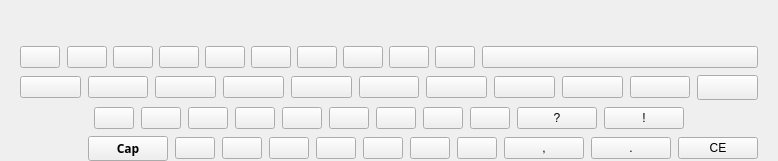
<?xml version="1.0" encoding="UTF-8"?>
<ui version="4.0">
 <class>PfasCharacterKeyboard</class>
 <widget class="QWidget" name="PfasCharacterKeyboard">
  <property name="geometry">
   <rect>
    <x>0</x>
    <y>0</y>
    <width>778</width>
    <height>161</height>
   </rect>
  </property>
  <property name="windowTitle">
   <string/>
  </property>
  <property name="styleSheet">
   <string notr="true"/>
  </property>
  <layout class="QVBoxLayout" name="totalLayout">
   <property name="spacing">
    <number>0</number>
   </property>
   <property name="leftMargin">
    <number>0</number>
   </property>
   <property name="topMargin">
    <number>0</number>
   </property>
   <property name="rightMargin">
    <number>0</number>
   </property>
   <property name="bottomMargin">
    <number>0</number>
   </property>
   <item>
    <spacer name="topSpacer">
     <property name="orientation">
      <enum>Qt::Vertical</enum>
     </property>
     <property name="sizeHint" stdset="0">
      <size>
       <width>20</width>
       <height>318</height>
      </size>
     </property>
    </spacer>
   </item>
   <item>
    <widget class="QWidget" name="backgroundWidget" native="true">
     <layout class="QVBoxLayout" name="verticalLayout">
      <property name="spacing">
       <number>7</number>
      </property>
      <property name="leftMargin">
       <number>20</number>
      </property>
      <property name="topMargin">
       <number>20</number>
      </property>
      <property name="rightMargin">
       <number>20</number>
      </property>
      <property name="bottomMargin">
       <number>0</number>
      </property>
      <item>
       <layout class="QHBoxLayout" name="chineseLayout">
        <item>
         <widget class="PfasButton" name="btnPageUp">
          <property name="enabled">
           <bool>true</bool>
          </property>
          <property name="sizePolicy">
           <sizepolicy hsizetype="Fixed" vsizetype="Fixed">
            <horstretch>0</horstretch>
            <verstretch>0</verstretch>
           </sizepolicy>
          </property>
          <property name="minimumSize">
           <size>
            <width>0</width>
            <height>0</height>
           </size>
          </property>
          <property name="maximumSize">
           <size>
            <width>16777215</width>
            <height>16777215</height>
           </size>
          </property>
          <property name="focusPolicy">
           <enum>Qt::NoFocus</enum>
          </property>
          <property name="styleSheet">
           <string notr="true"/>
          </property>
          <property name="text">
           <string/>
          </property>
         </widget>
        </item>
        <item>
         <widget class="QWidget" name="previewWidget" native="true">
          <layout class="QHBoxLayout" name="horizontalLayout_6">
           <property name="leftMargin">
            <number>0</number>
           </property>
           <property name="topMargin">
            <number>0</number>
           </property>
           <property name="rightMargin">
            <number>0</number>
           </property>
           <property name="bottomMargin">
            <number>0</number>
           </property>
           <item>
            <widget class="PfasButton" name="btnCh1">
             <property name="focusPolicy">
              <enum>Qt::NoFocus</enum>
             </property>
             <property name="text">
              <string/>
             </property>
            </widget>
           </item>
           <item>
            <widget class="PfasButton" name="btnCh2">
             <property name="focusPolicy">
              <enum>Qt::NoFocus</enum>
             </property>
             <property name="text">
              <string/>
             </property>
            </widget>
           </item>
           <item>
            <widget class="PfasButton" name="btnCh3">
             <property name="focusPolicy">
              <enum>Qt::NoFocus</enum>
             </property>
             <property name="text">
              <string/>
             </property>
            </widget>
           </item>
           <item>
            <widget class="PfasButton" name="btnCh4">
             <property name="focusPolicy">
              <enum>Qt::NoFocus</enum>
             </property>
             <property name="text">
              <string/>
             </property>
            </widget>
           </item>
           <item>
            <widget class="PfasButton" name="btnCh5">
             <property name="focusPolicy">
              <enum>Qt::NoFocus</enum>
             </property>
             <property name="text">
              <string/>
             </property>
            </widget>
           </item>
           <item>
            <widget class="PfasButton" name="btnCh6">
             <property name="focusPolicy">
              <enum>Qt::NoFocus</enum>
             </property>
             <property name="text">
              <string/>
             </property>
            </widget>
           </item>
           <item>
            <widget class="PfasButton" name="btnCh7">
             <property name="focusPolicy">
              <enum>Qt::NoFocus</enum>
             </property>
             <property name="text">
              <string/>
             </property>
            </widget>
           </item>
           <item>
            <widget class="PfasButton" name="btnCh8">
             <property name="focusPolicy">
              <enum>Qt::NoFocus</enum>
             </property>
             <property name="text">
              <string/>
             </property>
            </widget>
           </item>
           <item>
            <widget class="PfasButton" name="btnCh9">
             <property name="focusPolicy">
              <enum>Qt::NoFocus</enum>
             </property>
             <property name="text">
              <string/>
             </property>
            </widget>
           </item>
          </layout>
         </widget>
        </item>
        <item>
         <widget class="PfasButton" name="btnPageDown">
          <property name="focusPolicy">
           <enum>Qt::NoFocus</enum>
          </property>
          <property name="styleSheet">
           <string notr="true"/>
          </property>
          <property name="text">
           <string/>
          </property>
         </widget>
        </item>
       </layout>
      </item>
      <item>
       <layout class="QHBoxLayout" name="horizontalLayout1">
        <item>
         <widget class="PfasButton" name="btnQ">
          <property name="focusPolicy">
           <enum>Qt::NoFocus</enum>
          </property>
          <property name="text">
           <string/>
          </property>
         </widget>
        </item>
        <item>
         <widget class="PfasButton" name="btnW">
          <property name="focusPolicy">
           <enum>Qt::NoFocus</enum>
          </property>
          <property name="text">
           <string/>
          </property>
         </widget>
        </item>
        <item>
         <widget class="PfasButton" name="btnE">
          <property name="focusPolicy">
           <enum>Qt::NoFocus</enum>
          </property>
          <property name="text">
           <string/>
          </property>
         </widget>
        </item>
        <item>
         <widget class="PfasButton" name="btnR">
          <property name="focusPolicy">
           <enum>Qt::NoFocus</enum>
          </property>
          <property name="text">
           <string/>
          </property>
         </widget>
        </item>
        <item>
         <widget class="PfasButton" name="btnT">
          <property name="focusPolicy">
           <enum>Qt::NoFocus</enum>
          </property>
          <property name="text">
           <string/>
          </property>
         </widget>
        </item>
        <item>
         <widget class="PfasButton" name="btnY">
          <property name="focusPolicy">
           <enum>Qt::NoFocus</enum>
          </property>
          <property name="text">
           <string/>
          </property>
         </widget>
        </item>
        <item>
         <widget class="PfasButton" name="btnU">
          <property name="focusPolicy">
           <enum>Qt::NoFocus</enum>
          </property>
          <property name="text">
           <string/>
          </property>
         </widget>
        </item>
        <item>
         <widget class="PfasButton" name="btnI">
          <property name="focusPolicy">
           <enum>Qt::NoFocus</enum>
          </property>
          <property name="text">
           <string/>
          </property>
         </widget>
        </item>
        <item>
         <widget class="PfasButton" name="btnO">
          <property name="focusPolicy">
           <enum>Qt::NoFocus</enum>
          </property>
          <property name="text">
           <string/>
          </property>
         </widget>
        </item>
        <item>
         <widget class="PfasButton" name="btnP">
          <property name="focusPolicy">
           <enum>Qt::NoFocus</enum>
          </property>
          <property name="text">
           <string/>
          </property>
         </widget>
        </item>
        <item>
         <widget class="PfasButton" name="btnBack">
          <property name="font">
           <font>
            <family>思源黑体 Light</family>
            <weight>75</weight>
            <bold>true</bold>
           </font>
          </property>
          <property name="focusPolicy">
           <enum>Qt::NoFocus</enum>
          </property>
          <property name="styleSheet">
           <string notr="true"/>
          </property>
          <property name="text">
           <string/>
          </property>
         </widget>
        </item>
       </layout>
      </item>
      <item>
       <layout class="QHBoxLayout" name="horizontalLayout2">
        <item>
         <spacer name="middleLeftSpacer">
          <property name="orientation">
           <enum>Qt::Horizontal</enum>
          </property>
          <property name="sizeHint" stdset="0">
           <size>
            <width>40</width>
            <height>20</height>
           </size>
          </property>
         </spacer>
        </item>
        <item>
         <widget class="PfasButton" name="btnA">
          <property name="focusPolicy">
           <enum>Qt::NoFocus</enum>
          </property>
          <property name="text">
           <string/>
          </property>
         </widget>
        </item>
        <item>
         <widget class="PfasButton" name="btnS">
          <property name="focusPolicy">
           <enum>Qt::NoFocus</enum>
          </property>
          <property name="text">
           <string/>
          </property>
         </widget>
        </item>
        <item>
         <widget class="PfasButton" name="btnD">
          <property name="focusPolicy">
           <enum>Qt::NoFocus</enum>
          </property>
          <property name="text">
           <string/>
          </property>
         </widget>
        </item>
        <item>
         <widget class="PfasButton" name="btnF">
          <property name="focusPolicy">
           <enum>Qt::NoFocus</enum>
          </property>
          <property name="text">
           <string/>
          </property>
         </widget>
        </item>
        <item>
         <widget class="PfasButton" name="btnG">
          <property name="focusPolicy">
           <enum>Qt::NoFocus</enum>
          </property>
          <property name="text">
           <string/>
          </property>
         </widget>
        </item>
        <item>
         <widget class="PfasButton" name="btnH">
          <property name="focusPolicy">
           <enum>Qt::NoFocus</enum>
          </property>
          <property name="text">
           <string/>
          </property>
         </widget>
        </item>
        <item>
         <widget class="PfasButton" name="btnJ">
          <property name="focusPolicy">
           <enum>Qt::NoFocus</enum>
          </property>
          <property name="text">
           <string/>
          </property>
         </widget>
        </item>
        <item>
         <widget class="PfasButton" name="btnK">
          <property name="focusPolicy">
           <enum>Qt::NoFocus</enum>
          </property>
          <property name="text">
           <string/>
          </property>
         </widget>
        </item>
        <item>
         <widget class="PfasButton" name="btnL">
          <property name="focusPolicy">
           <enum>Qt::NoFocus</enum>
          </property>
          <property name="text">
           <string/>
          </property>
         </widget>
        </item>
        <item>
         <widget class="PfasButton" name="symbolBtn63">
          <property name="focusPolicy">
           <enum>Qt::NoFocus</enum>
          </property>
          <property name="text">
           <string>?</string>
          </property>
         </widget>
        </item>
        <item>
         <widget class="PfasButton" name="symbolBtn33">
          <property name="focusPolicy">
           <enum>Qt::NoFocus</enum>
          </property>
          <property name="text">
           <string>!</string>
          </property>
         </widget>
        </item>
        <item>
         <spacer name="middleRightSpacer">
          <property name="orientation">
           <enum>Qt::Horizontal</enum>
          </property>
          <property name="sizeHint" stdset="0">
           <size>
            <width>40</width>
            <height>20</height>
           </size>
          </property>
         </spacer>
        </item>
       </layout>
      </item>
      <item>
       <layout class="QHBoxLayout" name="horizontalLayout3">
        <item>
         <spacer name="bottomLeftSpacer">
          <property name="orientation">
           <enum>Qt::Horizontal</enum>
          </property>
          <property name="sizeHint" stdset="0">
           <size>
            <width>40</width>
            <height>20</height>
           </size>
          </property>
         </spacer>
        </item>
        <item>
         <widget class="PfasButton" name="btnCaps">
          <property name="font">
           <font>
            <family>思源黑体 Light</family>
            <weight>75</weight>
            <bold>true</bold>
           </font>
          </property>
          <property name="focusPolicy">
           <enum>Qt::NoFocus</enum>
          </property>
          <property name="styleSheet">
           <string notr="true"/>
          </property>
          <property name="text">
           <string>Cap</string>
          </property>
         </widget>
        </item>
        <item>
         <widget class="PfasButton" name="btnZ">
          <property name="focusPolicy">
           <enum>Qt::NoFocus</enum>
          </property>
          <property name="text">
           <string/>
          </property>
         </widget>
        </item>
        <item>
         <widget class="PfasButton" name="btnX">
          <property name="focusPolicy">
           <enum>Qt::NoFocus</enum>
          </property>
          <property name="text">
           <string/>
          </property>
         </widget>
        </item>
        <item>
         <widget class="PfasButton" name="btnC">
          <property name="focusPolicy">
           <enum>Qt::NoFocus</enum>
          </property>
          <property name="text">
           <string/>
          </property>
         </widget>
        </item>
        <item>
         <widget class="PfasButton" name="btnV">
          <property name="focusPolicy">
           <enum>Qt::NoFocus</enum>
          </property>
          <property name="text">
           <string/>
          </property>
         </widget>
        </item>
        <item>
         <widget class="PfasButton" name="btnB">
          <property name="focusPolicy">
           <enum>Qt::NoFocus</enum>
          </property>
          <property name="text">
           <string/>
          </property>
         </widget>
        </item>
        <item>
         <widget class="PfasButton" name="btnN">
          <property name="focusPolicy">
           <enum>Qt::NoFocus</enum>
          </property>
          <property name="text">
           <string/>
          </property>
         </widget>
        </item>
        <item>
         <widget class="PfasButton" name="btnM">
          <property name="focusPolicy">
           <enum>Qt::NoFocus</enum>
          </property>
          <property name="text">
           <string/>
          </property>
         </widget>
        </item>
        <item>
         <widget class="PfasButton" name="symbolBtn44">
          <property name="focusPolicy">
           <enum>Qt::NoFocus</enum>
          </property>
          <property name="text">
           <string>,</string>
          </property>
         </widget>
        </item>
        <item>
         <widget class="PfasButton" name="symbolBtn46">
          <property name="focusPolicy">
           <enum>Qt::NoFocus</enum>
          </property>
          <property name="text">
           <string>.</string>
          </property>
         </widget>
        </item>
        <item>
         <widget class="PfasButton" name="btnClear">
          <property name="focusPolicy">
           <enum>Qt::NoFocus</enum>
          </property>
          <property name="styleSheet">
           <string notr="true"/>
          </property>
          <property name="text">
           <string>CE</string>
          </property>
         </widget>
        </item>
       </layout>
      </item>
     </layout>
    </widget>
   </item>
  </layout>
 </widget>
 <customwidgets>
  <customwidget>
   <class>PfasButton</class>
   <extends>QPushButton</extends>
   <header>../customWidgets/PfasButton.h</header>
  </customwidget>
 </customwidgets>
 <resources>
  <include location="../../res/viewer.qrc"/>
 </resources>
 <connections/>
</ui>
